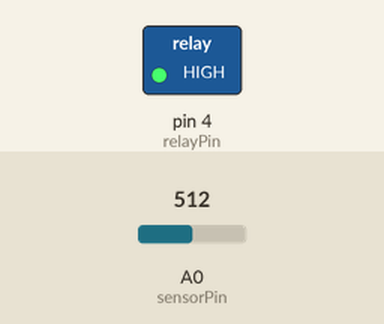
Simulated run of this sketch. Board: Arduino Uno, built with avr-gcc and run on an emulated ATmega328P. On the bench: switched loads named in the sketch (green lamp = pin HIGH). The test bench sets the inputs (shaded band); at power-on: A0 (sensorPin) = 512.

Above: at 1.2 s.
1.3 s: A0 (sensorPin) set to 484
At 2.4 s:
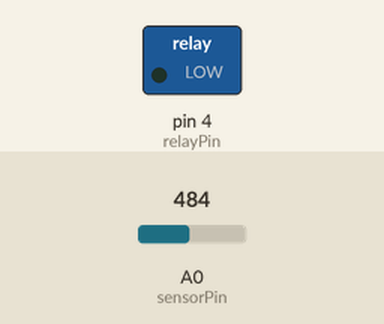
2.8 s: A0 (sensorPin) set to 510
At 3.6 s:
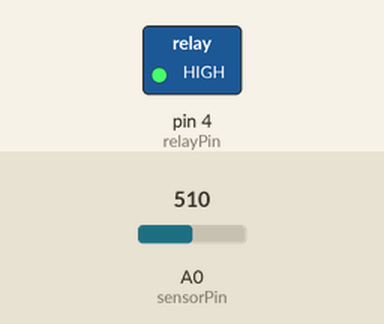
4.3 s: A0 (sensorPin) set to 490
At 4.8 s:
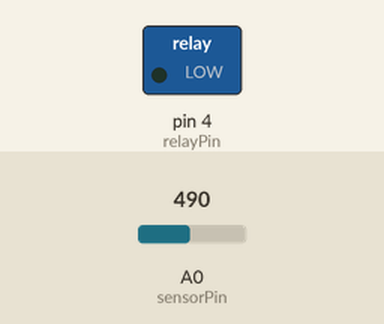
Timing chart, 0 to 7.3 s (numbered marks = the images above; inputs shaded):
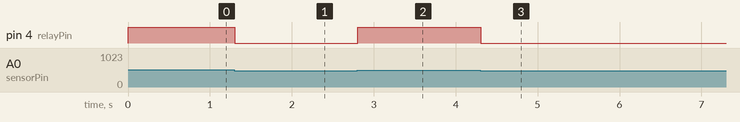

Measured:
- the behaviour switches between 500 and 499 on A0 (sensorPin) (found by bisection; images 0 and 1)
- after the input at 1.3 s, pin 4 (relayPin): HIGH → LOW at once
- after the input at 2.8 s, pin 4 (relayPin): LOW → HIGH at once
- after the input at 4.3 s, pin 4 (relayPin): HIGH → LOW at once

The sketch:

api_relay.ino
```cpp
const int sensorPin = A0;
const int relayPin = 4;
const int fireThreshold = 500; // Ambang batas sensor api

void setup() {
  pinMode(relayPin, OUTPUT);
  digitalWrite(relayPin, LOW); // Relay awalnya mati
}

void loop() {
  int sensorValue = analogRead(sensorPin);

  if (sensorValue >= fireThreshold) {
    digitalWrite(relayPin, HIGH); // relay aktif jika sensor api terdeteksi
  } else {
    digitalWrite(relayPin, LOW); // relay mati jika tidak ada terdeteksi api
  }

  delay(100); // Tunda untuk stabilitas pembacaan
}
```
